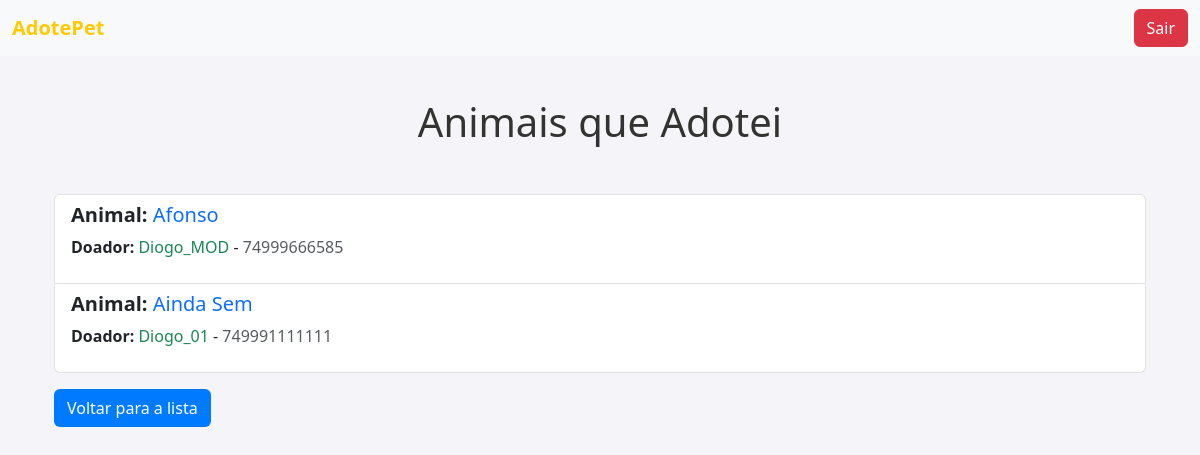
The page /lista_animais_adotados/ (signed in) on the database its author committed.
### adote/models.py (models this page shows, shortened)
class Animal(models.Model):
    nome = models.CharField(max_length=100)
    idade_anos = models.PositiveIntegerField(
        blank=True, null=True,
        help_text="Preencha apenas se a idade estiver em anos."
    )
    idade_meses = models.PositiveIntegerField(
        blank=True, null=True,
        help_text="Preencha apenas se a idade estiver em meses."
    )
    sexo = models.CharField(max_length=1, choices=SEXO_CHOICES, default='M')
    tipo = models.ForeignKey(TipoAnimal, on_delete=models.CASCADE, related_name="animais")
    descricao = models.TextField(blank=True)
    local = models.ForeignKey(Local, on_delete=models.CASCADE, related_name="animais")
    adotado = models.BooleanField(default=False)
    adotante = models.ForeignKey(
        settings.AUTH_USER_MODEL, null=True, blank=True,
        on_delete=models.SET_NULL, related_name='animais_adotados'
    )
    doador = models.ForeignKey(
        settings.AUTH_USER_MODEL, null=True, blank=True,
        on_delete=models.SET_NULL, related_name='animais_doados'
    )
    foto = models.ImageField(upload_to='fotos_animais/', blank=True, null=True)
    class Meta:
        verbose_name = "Animal"
        verbose_name_plural = "Animais"

class Usuario(AbstractUser):
    tipo_usuario = models.CharField(max_length=10, choices=TIPOS_USUARIO)
    telefone = models.CharField(
        max_length=15,
        blank=True,
        validators=[RegexValidator(
            regex=r'^\+?\d{10,15}$',
            message="Telefone inválido. Use um número válido com 10 a 15 dígitos."
        )]
    )
    class Meta:
        verbose_name = "Usuário"
        verbose_name_plural = "Usuários"

### adote/views.py (the view)
# urls.py: path('lista_animais_adotados/', views.lista_animais_adotados, name='lista_animais_adotados'),
@login_required
def lista_animais_adotados(request):
    animais_adotados = Animal.objects.filter(adotante=request.user)
    return render(request, 'lista_animais_adotados.html', {'animais_adotados': animais_adotados})

### adote/templates/lista_animais_adotados.html (shortened to what this page needs)
{% extends 'base.html' %}
{% block content %}
<div class="container mt-5">
    <h1 class="text-center mb-5">Animais que Adotei</h1>
    <ul class="list-group">
        {% for animal in animais_adotados %}
            <li class="list-group-item list-group-item-action">
                <h5 class="mb-2"><strong>Animal:</strong> <span class="text-primary">{{ animal.nome }}</span></h5>
                <p><strong>Doador:</strong> <span class="text-success">{{ animal.doador.username }}</span> - <span class="text-muted">{{ animal.doador.telefone }}</span></p>
            </li>
        {% empty %}
            <li class="list-group-item text-center text-warning">Nenhum animal adotado ainda.</li>
        {% endfor %}
    </ul>
    <a href="{% url 'lista_animais' %}" class="btn btn-custom back-link mt-3">Voltar para a lista</a>
</div>
{% endblock %}

### adote/templates/base.html (style rules this page uses)
body { background-color: #f4f4f9; padding-top: 50px; }
h1, h2 { color: #333; margin-bottom: 20px; }
.btn-custom { background-color: #007bff; color: white; }
.back-link { margin-top: 20px; display: inline-block; }

### adote/templates/lista_animais_adotados.html (style rules this page uses)
.text-primary { color: #007bff; }
.text-success { color: #28a745; }
.text-muted { color: #6c757d; }
.list-group-item-action { transition: background-color 0.3s ease; }

### rows shown on the page
Animal: nome "Afonso", doador.username "Diogo_MOD", doador.telefone "74999666585"
Animal: nome "Ainda Sem", doador.username "Diogo_01", doador.telefone "749991111111"
